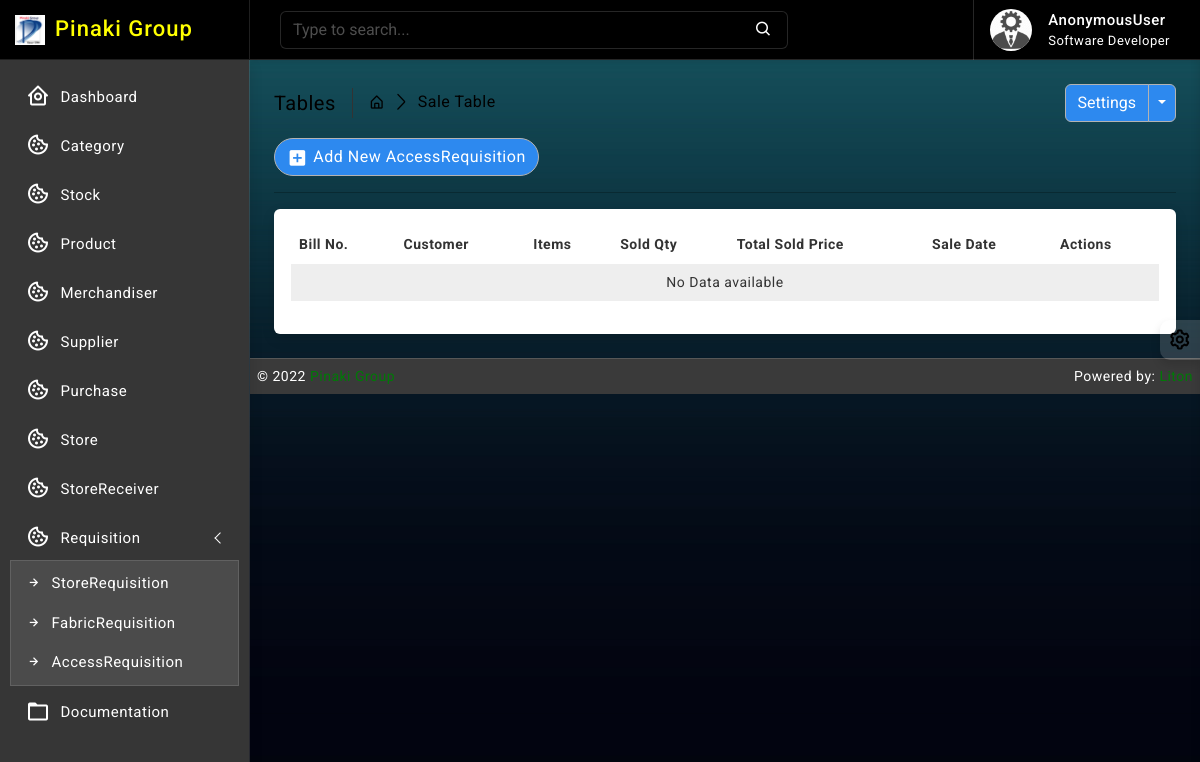
Page /acces_requisition/ on the earlier database version.
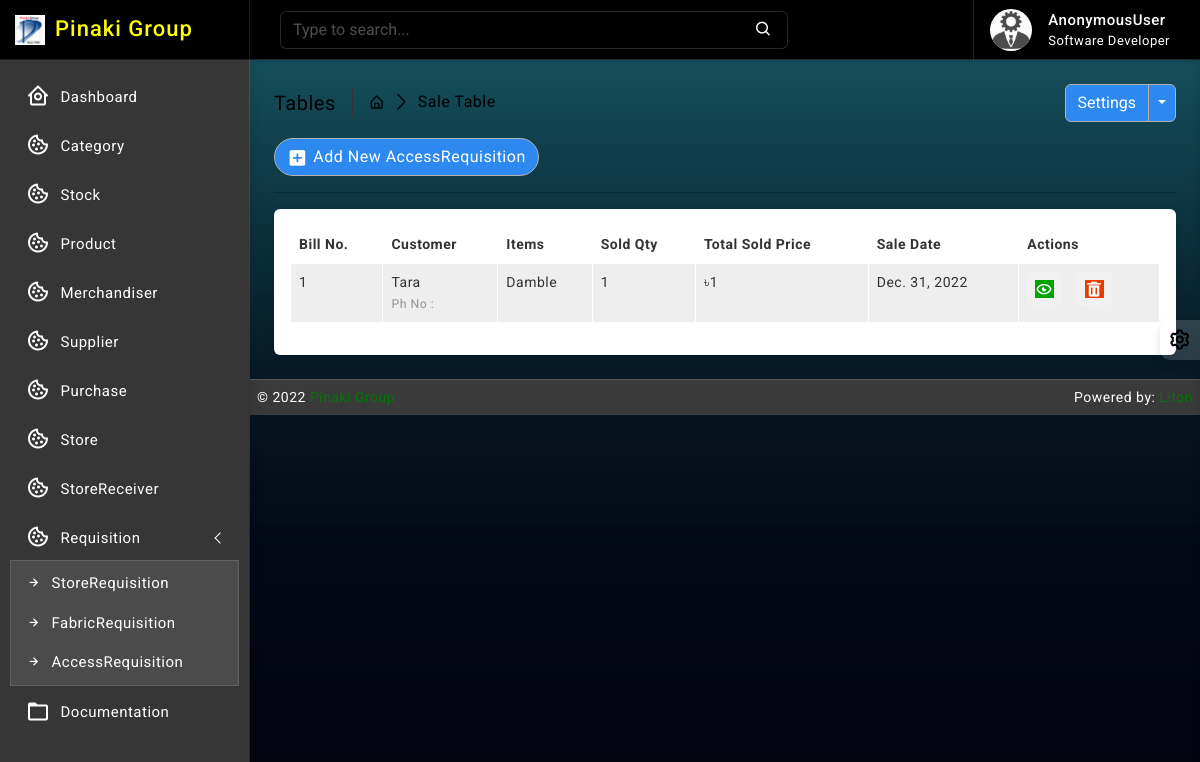
Same page on the later database version.
### acces_requisition/models.py (models this page shows, shortened)
class AccesRequisitionBill(models.Model):
    billno = models.AutoField(primary_key=True)
    time = models.DateTimeField(auto_now=True)
    name = models.CharField(max_length=64, null=True, unique=True, blank=True)
    sr_designation = models.ForeignKey(StoreReceiver, on_delete=models.CASCADE, blank=False)
    order_no = models.CharField(max_length=32, null=True, blank=True)
    style_no = models.CharField(max_length=32, null=True, blank=True)
    line_no = models.CharField(max_length=32, null=True, blank=True)
    card_no = models.CharField(max_length=32, null=True, blank=True)
    date = models.DateField(default= now)
    supply_qty = models.PositiveIntegerField(default=1)
    remarks = models.TextField()
    def get_items_list(self):
        return AccesRequisitionItem.objects.filter(billno=self)
    def get_total_price(self):
        ar_items = AccesRequisitionItem.objects.filter(billno=self)
        total = 0
        for item in ar_items:
            total += item.totalprice
        return total

class AccesRequisitionItem(models.Model):
    billno = models.ForeignKey(AccesRequisitionBill, on_delete = models.CASCADE, related_name='ar_billno')
    stock = models.ForeignKey(Stock, on_delete = models.CASCADE, related_name='ar_item')
    quantity = models.IntegerField(default=1)
    unit_price = models.IntegerField(default=1)
    totalprice = models.IntegerField(default=1)
    size = models.CharField(max_length=64, null=True, unique=True, blank=True)

### stock/models.py (models this page shows, shortened)
class Stock(models.Model):
    id = models.AutoField(primary_key=True)
    category = models.ForeignKey(Category, on_delete=models.CASCADE, blank=False)
    name = models.CharField(max_length=30, unique=True)
    quantity = models.IntegerField(default=1)
    is_deleted = models.BooleanField(default=False)

### acces_requisition/views.py (the view)
# urls.py: path('', views.AccesRView.as_view(), name='ar_read'),
class AccesRView(ListView):
    model = AccesRequisitionBill
    template_name = 'acces_requisition/read.html'
    context_object_name = 'bills'
    ordering = ['-time']

### templates/acces_requisition/read.html (shortened to what this page needs)
{% extends 'base/base.html' %}
{% block body %}
{% load static %}
		<div class="page-wrapper">
			<div class="page-content">
				<div class="page-breadcrumb d-none d-sm-flex align-items-center mb-3">
					<div class="breadcrumb-title pe-3">Tables</div>
					<div class="ps-3">
						<nav aria-label="breadcrumb">
							<ol class="breadcrumb mb-0 p-0">
								<li class="breadcrumb-item"><a href="#"><i class="bx bx-home-alt"></i></a>
								</li>
								<li class="breadcrumb-item active" aria-current="page">Sale Table</li>
							</ol>
						</nav>
					</div>
					<div class="ms-auto">
						<div class="btn-group">
							<button type="button" class="btn btn-light">Settings</button>
							<button type="button" class="btn btn-light dropdown-toggle dropdown-toggle-split" data-bs-toggle="dropdown">	<span class="visually-hidden">Toggle Dropdown</span>
							</button>
						</div>
					</div>
				</div>
                <div class="ms-auto"><a href="/acces_requisition/create/" class="btn btn-light radius-30 mt-2 mt-lg-0"><i class="bx bxs-plus-square"></i>Add New AccessRequisition</a></div>
				<hr/>
				<div class="card">
					<div class="card-body">
						<div class="table-responsive">
							<table id="example2" class="table table-striped table-bordered">
								<thead>
									<tr>
										<th>Bill No.</th>
										<th>Customer</th>
                                        <th>Items</th>
                                        <th>Sold Qty</th>
                                        <th>Total Sold Price</th>
                                        <th>Sale Date</th>
										<th>Actions</th>
									</tr>
								</thead>
								<tbody>
									{% for data in bills %}
									<tr>
                                        <td> <p>{{ data.billno }}</p> </td>
                                        <td class=""> {{ data.name }} <br>
                                            <small style="color: #909494">Ph No : {{ data.phone }}</small>
                                        </td>
                                        <td>
                                            {% for item in data.get_items_list %}
                                                {{ item.stock.name }} <br>
                                            {% endfor %}
                                        </td>
                                        <td>
                                            {% for item in data.get_items_list %}
                                                {{ item.quantity }} <br>
                                            {% endfor %}
                                        </td>
                                        <td>৳{{ data.get_total_price }}</td>
                                        <td>{{ data.time.date }}</td>
									   <td class="center">
										<div class="d-flex order-actions">
											<a class="" href="{% url 'ar_bill' data.billno %}">
												<i class="fadeIn animated bx bx-show-alt"></i>
											</a>
											<a class="ms-3" href="{% url 'purchase_delete' data.billno %}" onclick="return confirm('Are you sure?');">
												<i class='bx bxs-trash'></i>
											</a>
										</div>
									   </td>
									</tr>
								 {% endfor %}
								 {% if not bills %}
								 <tr>
									 <td colspan="10" class="text-center">No Data available</td>
								 </tr>
								 {% endif %}
								</tbody>
							</table>
						</div>
					</div>
				</div>
			</div>
		</div>
{% endblock body %}

Differences in the rows shown:
added AccesRequisitionBill: billno "1", name "Tara", get_total_price "1", time "Dec. 31, 2022"
added AccesRequisitionItem: stock.name "Damble", quantity "1"
Other differences:
text no longer shown: "No Data available"
